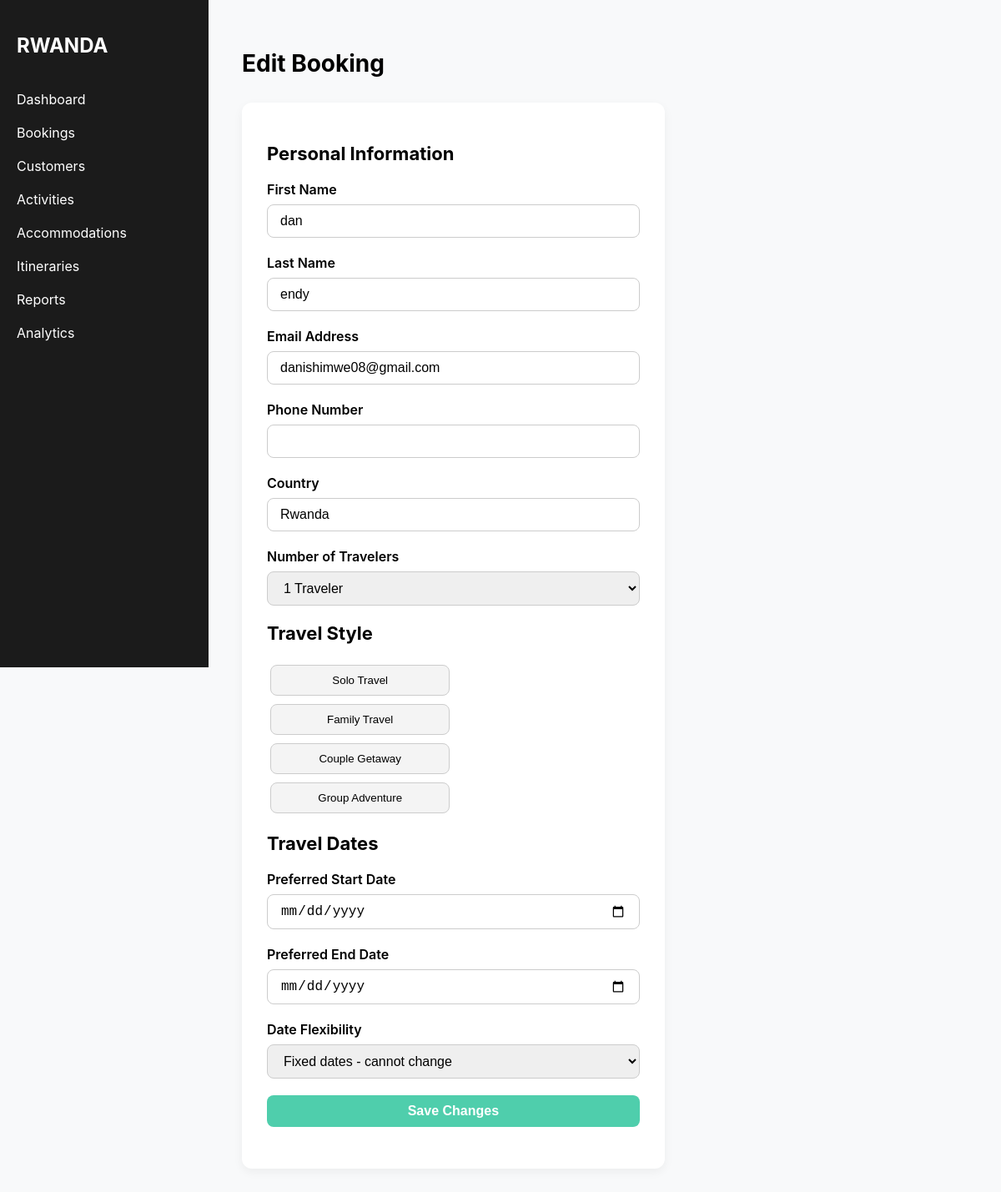
The page /dashboard/booking/14/edit/ on the database its author committed.
### core/models.py (models this page shows, shortened)
class TravelBooking(models.Model):
    STATUS_CHOICES = [
        ('pending', 'Pending'),
        ('processed', 'Processed'),
        ('confirmed', 'Confirmed'),
        ('cancelled', 'Cancelled'),
    ]
    TRAVEL_TYPE_CHOICES = [
        ('solo', 'Solo Travel'),
        ('family', 'Family Travel'),
        ('couple', 'Couple Getaway'),
        ('group', 'Group Adventure'),
    ]
    TRAVELERS_CHOICES = [
        ('1', '1 Traveler (Solo)'),
        ('2', '2 Travelers (Couple)'),
        ('3', '3 Travelers'),
        ('4', '4 Travelers'),
        ('5', '5 Travelers'),
        ('6', '6 Travelers'),
        ('7', '7 Travelers'),
        ('8', '8 Travelers'),
        ('9-15', '9-15 Travelers (Group)'),
        ('16+', '16+ Travelers (Large Group)'),
    ]
    FLEXIBILITY_CHOICES = [
        ('fixed', 'Fixed dates - cannot change'),
        ('flexible-few-days', 'Flexible ± 2-3 days'),
        ('flexible-week', 'Flexible ± 1 week'),
        ('flexible-month', 'Flexible - planning months in advance'),
    ]
    ACCOMMODATION_CHOICES = [
        ('luxury', '5-Star Luxury'),
        ('boutique', 'Boutique Lodges'),
        ('mid-range', 'Mid-Range Hotels'),
        ('budget', 'Budget-Friendly'),
    ]
    first_name = models.CharField(max_length=100)
    last_name = models.CharField(max_length=100)
    email = models.EmailField(db_index=True)
    phone = models.CharField(max_length=20)
    country = models.CharField(max_length=100)
    travelers = models.CharField(max_length=20, choices=TRAVELERS_CHOICES)
    travel_type = models.CharField(max_length=20, choices=TRAVEL_TYPE_CHOICES, blank=True, null=True)
    start_date = models.DateField(blank=True, null=True)
    end_date = models.DateField(blank=True, null=True)
    date_flexibility = models.CharField(max_length=30, choices=FLEXIBILITY_CHOICES, default='flexible-month')
    duration = models.IntegerField(validators=[MinValueValidator(1), MaxValueValidator(21)], default=7)
    activities = models.TextField(default='[]', blank=True)
    accommodation = models.CharField(max_length=20, choices=ACCOMMODATION_CHOICES, blank=True, null=True)
    budget = models.IntegerField(validators=[MinValueValidator(1000), MaxValueValidator(15000)], default=5000)
    special_requests = models.TextField(blank=True)
    status = models.CharField(max_length=20, choices=STATUS_CHOICES, default='pending')
    is_processed = models.BooleanField(default=False)
    processed_at = models.DateTimeField(null=True, blank=True)
    created_at = models.DateTimeField(auto_now_add=True)
    updated_at = models.DateTimeField(auto_now=True)
    class Meta:
        ordering = ['-created_at']
        indexes = [
            models.Index(fields=['email']),
            models.Index(fields=['status']),
        ]

### core/views.py (the view)
# urls.py: path('dashboard/booking/<int:pk>/edit/', booking_edit, name='booking_edit'),
def booking_edit(request, pk):
    booking = get_object_or_404(TravelBooking, pk=pk)
    if request.method == 'POST':
        form = TravelBookingForm(request.POST, instance=booking)
        if form.is_valid():
            form.save()
            return redirect('dashboard')  # or your dashboard page
    else:
        form = TravelBookingForm(instance=booking)
    return render(request, 'adminpanel/booking_edit.html', {'form': form, 'booking': booking})

### core/templates/adminpanel/booking_edit.html (shortened to what this page needs)
<!DOCTYPE html>
<html lang="en">
<head>
</head>
<body>
    <div class="sidebar">
        <h2>RWANDA</h2>
        <ul>
            <li><a href="#">Dashboard</a></li>
            <li><a href="#">Bookings</a></li>
            <li><a href="#">Customers</a></li>
            <li><a href="#">Activities</a></li>
            <li><a href="#">Accommodations</a></li>
            <li><a href="#">Itineraries</a></li>
            <li><a href="#">Reports</a></li>
            <li><a href="#">Analytics</a></li>
        </ul>
    </div>
    <form method="POST" action="{% url 'booking_edit' booking.id %}">
    <div class="main">
        <h1>Edit Booking</h1>
        <div class="card">
            <h2>Personal Information</h2>
            <div class="form-group">
                <label for="first_name">First Name</label>
                <input type="text" id="first_name" value="{{ booking.first_name }}">
            </div>
            <div class="form-group">
                <label for="last_name">Last Name</label>
                <input type="text" id="last_name" value="{{ booking.last_name }}">
            </div>
            <div class="form-group">
                <label for="email">Email Address</label>
                <input type="email" id="email" value="{{ booking.email }}">
            </div>
            <div class="form-group">
                <label for="phone_number">Phone Number</label>
                <input type="text" id="phone_number" value="{{ booking.phone_number }}">
            </div>
            <div class="form-group">
                <label for="country">Country</label>
                <input type="text" id="country" value="{{ booking.country }}">
            </div>
            <div class="form-group">
                <label for="number_of_travelers">Number of Travelers</label>
                <select id="number_of_travelers">
                    <option value="1" {% if booking.number_of_travelers == 1 %}selected{% endif %}>1 Traveler</option>
                </select>
            </div>
            <h2>Travel Style</h2>
            <div class="travel-style-btns">
                <button type="button" data-travel="solo">Solo Travel</button>
                <button type="button" data-travel="family">Family Travel</button>
                <button type="button" data-travel="couple">Couple Getaway</button>
                <button type="button" data-travel="group">Group Adventure</button>
            </div>
            <h2>Travel Dates</h2>
            <div class="form-group">
                <label for="start_date">Preferred Start Date</label>
                <input type="date" id="start_date" value="{{ booking.start_date }}">
            </div>
            <div class="form-group">
                <label for="end_date">Preferred End Date</label>
                <input type="date" id="end_date" value="{{ booking.end_date }}">
            </div>
            <div class="form-group">
                <label for="date_flexibility">Date Flexibility</label>
                <select id="date_flexibility">
                    <option value="fixed" {% if booking.date_flexibility == 'fixed' %}selected{% endif %}>Fixed dates - cannot change</option>
                </select>
            </div>
            <div class="form-group">
                <button id="saveBtn">Save Changes</button>
            </div>
        </div>
    </div>
</form>
</body>
</html>

### core/templates/adminpanel/booking_edit.html (style rules this page uses)
body { font-family: 'Inter', sans-serif; margin: 0; background-color: #f8f9fa; display: flex; }
.sidebar { width: 250px; background-color: #1b1b1b; color: white; height: 100vh; padding: 20px; box-sizing: border-box; }
.sidebar h2 { font-size: 24px; margin-bottom: 40px; }
.sidebar ul { list-style: none; padding: 0; }
.sidebar ul li { margin: 20px 0; }
.sidebar ul li a { color: white; text-decoration: none; display: flex; align-items: center; }
.main { flex: 1; padding: 40px; }
.main h1 { margin-bottom: 30px; font-size: 28px; }
.card { background-color: white; border-radius: 12px; padding: 30px; box-shadow: 0 4px 12px rgba(0,0,0,0.05); max-width: 800px; margin: auto; }
.card h2 { margin-bottom: 20px; font-size: 22px; }
.form-group { margin-bottom: 20px; }
.form-group label { display: block; font-weight: 600; margin-bottom: 8px; }
.form-group input, .form-group select, .form-group button { width: 100%; padding: 10px 15px; border-radius: 8px; border: 1px solid #ccc; font-size: 16px; box-sizing: border-box; }
.form-group button { background-color: #4fceac; color: white; border: none; cursor: pointer; font-weight: 600; }
.travel-style-btns button { width: 48%; margin: 5px 1%; padding: 10px; border: 1px solid #ccc; border-radius: 8px; background-color: #f4f4f4; cursor: pointer; }

### rows shown on the page
TravelBooking: first_name "dan", last_name "endy", email "danishimwe08@gmail.com", country "Rwanda"
